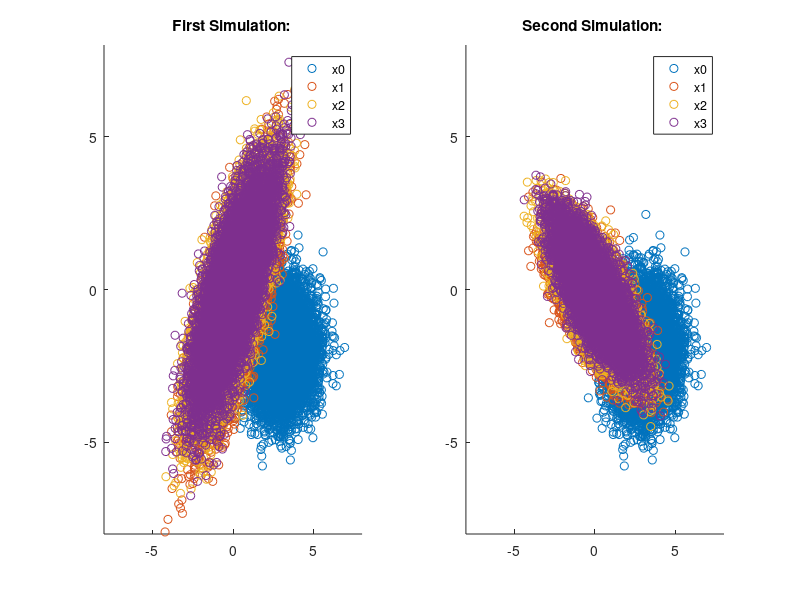

Write the MATLAB code that produced this figure.
% prob 59

n = 10000;
mu = [3 -2];
x0 = mvnrnd(mu, eye(2), n);
x1 = zeros([n, 2]); 
x2 = zeros([n, 2]); 
x3 = zeros([n, 2]); 

sigma = [1 1.5; 1.5 3];

for i = 1:n
    x1(i, :) = mvnrnd(sin(x0(i, :)), sigma, 1);
    x2(i, :) = mvnrnd(sin(x1(i, :)), sigma, 1);
    x3(i, :) = mvnrnd(sin(x2(i, :)), sigma, 1);
end


figure(1);
subplot(1,2,1);
hold all;
scatter(x0(:,1), x0(:,2), 'b.'); 
scatter(x1(:,1), x1(:,2), 'c.'); 
scatter(x2(:,1), x2(:,2), 'g.'); 
scatter(x3(:,1), x3(:,2), 'r.'); 
hold off; 
xlim([-8 8]);
ylim([-8 8]);
legend('x0', 'x1', 'x2', 'x3');
title('First Simulation: ');
display('First Simulation: ');
display(mean(x1));
display(cov(x1));
display(mean(x2));
display(cov(x2));
display(mean(x3));
display(cov(x3));



sigma = [1 -0.8; -0.8 0.9];
for i = 1:n
    x1(i, :) = mvnrnd(sin(x0(i, :)), sigma, 1);
    x2(i, :) = mvnrnd(sin(x1(i, :)), sigma, 1);
    x3(i, :) = mvnrnd(sin(x2(i, :)), sigma, 1);
end

subplot(1,2,2);
hold all;
scatter(x0(:,1), x0(:,2), 'b.'); 
scatter(x1(:,1), x1(:,2), 'c.'); 
scatter(x2(:,1), x2(:,2), 'g.'); 
scatter(x3(:,1), x3(:,2), 'r.'); 
hold off; 
xlim([-8 8]);
ylim([-8 8]);
legend('x0', 'x1', 'x2', 'x3');
title('Second Simulation: ');
display('Second Simulation: ');
display(mean(x1));
display(cov(x1));
display(mean(x2));
display(cov(x2));
display(mean(x3));
display(cov(x3));